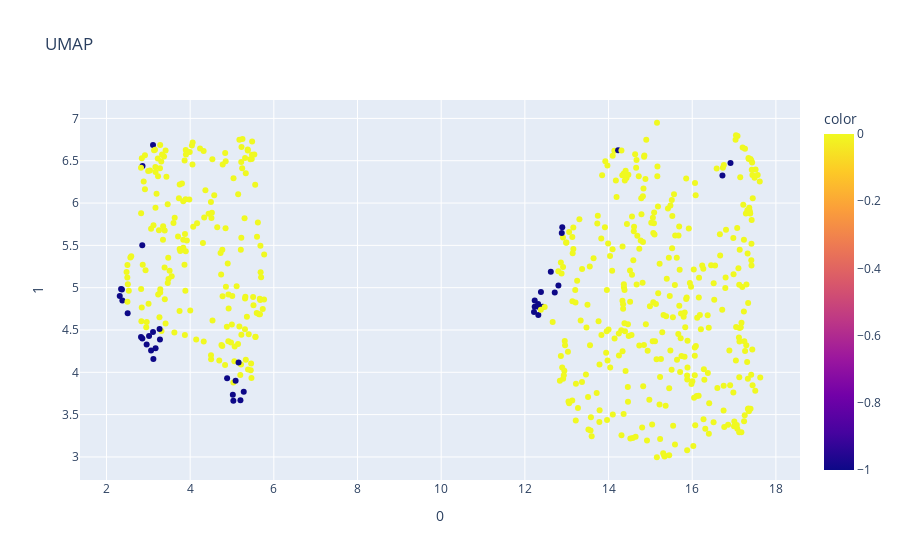

Notebook code for this chart:
### Code cell
fig = px.scatter(umap_fitted, x=0, y=1, color=labels, title='UMAP')
fig.show()

### Figure 1 — Plotly figure (JSON) as saved in the notebook; plotly's stock layout.template omitted (floating-point values rounded to 4 significant figures; data arrays with more than 128 entries replaced by an {"elided": "..."} marker saying what was removed)
{"data": [{"hovertemplate": "0=%{x}<br>1=%{y}<br>color=%{marker.color}<extra></extra>", "legendgroup": "", "marker": {"color": {"elided": "569 int values"}, "coloraxis": "coloraxis", "symbol": "circle"}, "mode": "markers", "name": "", "orientation": "v", "showlegend": false, "type": "scatter", "x": {"elided": "569 float values"}, "xaxis": "x", "y": {"elided": "569 float values"}, "yaxis": "y"}], "layout": {"coloraxis": {"colorbar": {"title": {"text": "color"}}, "colorscale": [[0, "#0d0887"], [0.1111, "#46039f"], [0.2222, "#7201a8"], [0.3333, "#9c179e"], [0.4444, "#bd3786"], [0.5556, "#d8576b"], [0.6667, "#ed7953"], [0.7778, "#fb9f3a"], [0.8889, "#fdca26"], [1, "#f0f921"]]}, "legend": {"tracegroupgap": 0}, "title": {"text": "UMAP"}, "xaxis": {"anchor": "y", "domain": [0, 1], "title": {"text": "0"}}, "yaxis": {"anchor": "x", "domain": [0, 1], "title": {"text": "1"}}}}
